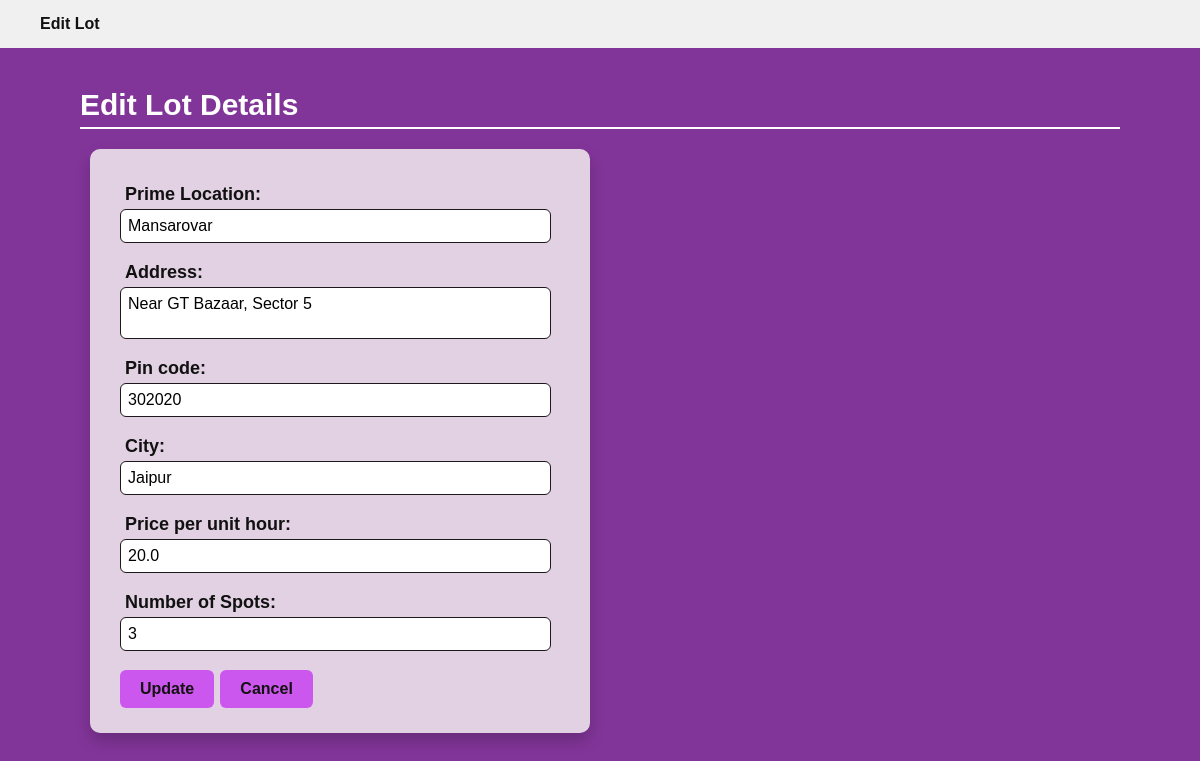
Screenshot of /edit_lot/1 with the database file from the repository.
### models.py (models this page shows)
class ParkingLot(db.Model):
    id = db.Column(db.Integer, primary_key=True)
    prime_location_name = db.Column(db.String(100), nullable=False)
    price = db.Column(db.Float, nullable=False)
    address = db.Column(db.String(200), nullable=False)
    city = db.Column(db.String(50), nullable=False)
    pin_code = db.Column(db.String(10), nullable=False)
    max_number_of_spots = db.Column(db.Integer, nullable=False)
    spots = db.relationship('ParkingSpot', backref='lot', lazy=True)

### app.py (the view, shortened to what this page needs)
@app.route('/edit_lot/<int:lot_id>', methods=['GET', 'POST'])
def edit_lot(lot_id):
    admin = User.query.filter_by(role=1).first()
    lot = ParkingLot.query.get_or_404(lot_id)
    old = lot.max_number_of_spots
    occ = ParkingSpot.query.filter_by(lot_id=lot.id, status='O').count()
    return render_template('edit_lot.html', lot=lot, user=admin)

### templates/edit_lot.html (shortened to what this page needs)
<!DOCTYPE html>
<html lang="en">
<head>
    <link rel="stylesheet" href="{{ url_for('static', filename='style.css') }}">
</head>
<header>
    <div class="top-bar"><strong>Edit Lot</strong></div>
</header>
<body>
<div class="section-title">
    <h2 class="heading">Edit Lot Details</h2>
    <form class="forms2" method="POST">
        <label>Prime Location:</label>
        <input type="text" name="location" value="{{ lot.prime_location_name }}" required>
        <label>Address:</label>
        <textarea id="address-input" name="address" rows="2" required>{{ lot.address }}</textarea>
        <label>Pin code:</label>
        <input type="number" name="code" value="{{ lot.pin_code }}" required>
        <label>City:</label>
        <input type="text" name="city" value="{{ lot.city }}" readonly>
        <label>Price per unit hour:</label>
        <input type="text" name="price" value="{{ lot.price }}" required>
        <label>Number of Spots:</label>
        <input type="number" name="spot_no" value="{{ lot.max_number_of_spots }}" required>
        <button type="submit" class="f2btn">Update</button>
        <a href="{{ url_for('admin_dashboard', user_id=user.id) }}" class="f2btn">Cancel</a>
    </form>
</div>
</body>
</html>

### static/style.css (style rules this page uses)
body { margin: 0; font-family: Arial, sans-serif; background-color: #823599; color: white; justify-content: center; }
#address-input { width: 98%; font-size: 16px; padding: 7px; border: 1px solid #1b1919; border-radius: 6px; box-sizing: border-box; margin-bottom: 19px; display: flex; font-family: Arial, sans-serif; resize: none; }
.top-bar { background-color: #f0f0f0; color: #111; display: flex; justify-content: space-between; align-items: center; padding: 15px 40px; }
.section-title { margin: 40px; font-size: 22px; font-weight: bold; color: white; }
.heading { color: white; font-size: 30px; font-weight: bold; margin: 30px 40px 20px; border-bottom: 2px solid white; padding-bottom: 5px; }
h2 { color: white; font-size: 30px; font-weight: bold; margin: 30px 70px 20px; padding-bottom: 5px; font-family: 'Lucida Sans', 'Lucida Sans Regular', 'Lucida Grande', 'Lucida Sans Unicode', Geneva, Verdana, sans-serif; }
.forms2 { background-color: #e1d1e2 ; padding: 25px 30px; border-radius: 10px; box-shadow: 0 8px 16px rgba(0,0,0,0.2); width: 500px; margin: 0 50px 30px; box-sizing: border-box; color: #111; position: relative; }
.forms2 label { margin: 10px 5px 4px; font-weight: bold; font-size: 18px; display: block; }
.forms2 input { width: 98%; padding: 7px; font-size: 16px; border: 1px solid #1b1919; border-radius: 6px; box-sizing: border-box; margin-bottom: 19px; display: flex; }
.f2btn, a.f2btn { display: inline-block; text-decoration: none; padding: 10px 20px; font-size: 16px; font-weight: bold; background-color: #cb57ee; color: rgb(19, 17, 17); border-radius: 6px; border: none; cursor: pointer; transition: background-color 0.3s ease; }

### rows the page displays
ParkingLot: location "Mansarovar", address "Near GT Bazaar, Sector 5", code "302020", city "Jaipur", price "20.0", spot_no "3"
